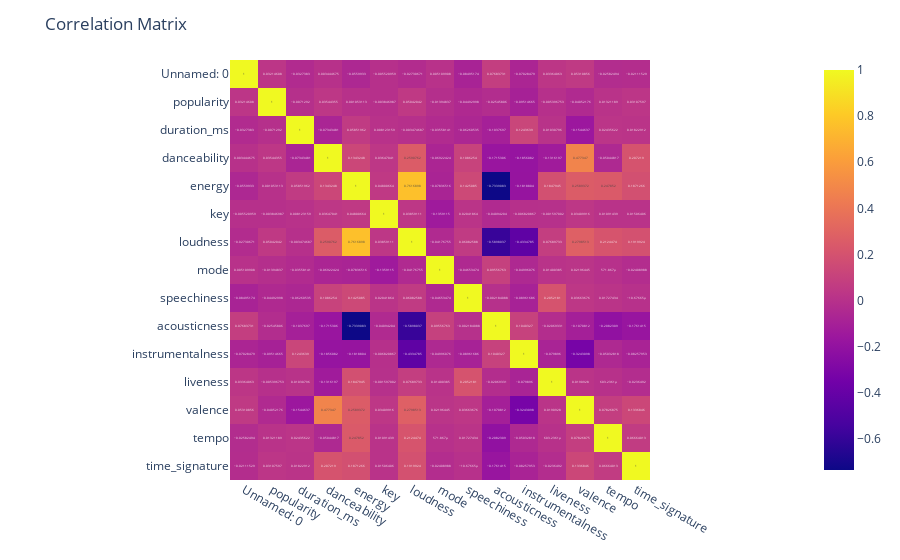

Notebook code for this chart:
### Code cell
non_numeric_cols = df.select_dtypes(exclude=[np.number]).columns.tolist()
print(non_numeric_cols)
numeric_df = df.select_dtypes(include=[np.number])
correlation_matrix = numeric_df.corr()
mode_correlation = correlation_matrix['mode'].sort_values(ascending=False)
print(mode_correlation)

fig = px.imshow(correlation_matrix, text_auto=True)
fig.update_layout(title='Correlation Matrix')
fig.show()

### Figure 1 — Plotly figure (JSON) as saved in the notebook; plotly's stock layout.template omitted (floating-point values rounded to 4 significant figures; data arrays with more than 128 entries replaced by an {"elided": "..."} marker saying what was removed)
{"data": [{"coloraxis": "coloraxis", "hovertemplate": "x: %{x}<br>y: %{y}<br>color: %{z}<extra></extra>", "name": "0", "texttemplate": "%{z}", "type": "heatmap", "x": ["Unnamed: 0", "popularity", "duration_ms", "danceability", "energy", "key", "loudness", "mode", "speechiness", "acousticness", "instrumentalness", "liveness", "valence", "tempo", "time_signature"], "xaxis": "x", "y": ["Unnamed: 0", "popularity", "duration_ms", "danceability", "energy", "key", "loudness", "mode", "speechiness", "acousticness", "instrumentalness", "liveness", "valence", "tempo", "time_signature"], "yaxis": "y", "z": {"elided": "15x15 float values"}}], "layout": {"coloraxis": {"colorscale": [[0, "#0d0887"], [0.1111, "#46039f"], [0.2222, "#7201a8"], [0.3333, "#9c179e"], [0.4444, "#bd3786"], [0.5556, "#d8576b"], [0.6667, "#ed7953"], [0.7778, "#fb9f3a"], [0.8889, "#fdca26"], [1, "#f0f921"]]}, "margin": {"t": 60}, "title": {"text": "Correlation Matrix"}, "xaxis": {"anchor": "y", "constrain": "domain", "domain": [0, 1], "scaleanchor": "y"}, "yaxis": {"anchor": "x", "autorange": "reversed", "constrain": "domain", "domain": [0, 1]}}}
